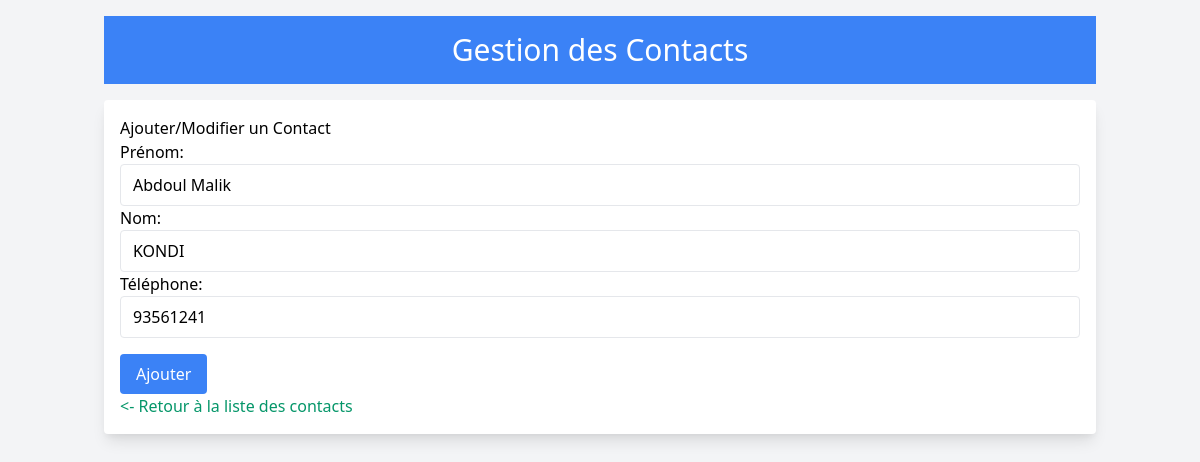
/contacts/1/update/, run on the app's committed database.
### contacts/models.py (models this page shows, shortened)
class Contact(models.Model):
    first_name = models.CharField(max_length=50)
    last_name = models.CharField(max_length=50)
    phone = models.CharField(max_length=15, unique=True)
    qr_code_image = models.ImageField(upload_to="qr_code",null=True)

### contacts/views.py (the view)
# urls.py: path('<int:pk>/update/', views.contact_update, name='contact_update'),
def contact_update(request, pk):
    contact = Contact.objects.get(pk=pk)
    if request.method == 'POST':
        form = ContactForm(request.POST, instance=contact)
        if form.is_valid():
            form.save()
            return redirect('contact_list')
    else:
        form = ContactForm(instance=contact)
    return render(request, 'contacts/contact_form.html', {'form': form})

### contacts/forms.py
class ContactForm(forms.ModelForm):
    class Meta:
        model = Contact
        fields = ['first_name', 'last_name', 'phone']
        labels = {
            'first_name': 'Prénom',
            'last_name': 'Nom',
            'phone': 'Téléphone',
        }
        widgets = {
            'first_name': forms.TextInput(attrs={'class': 'w-full px-3 py-2 border rounded'}),
            'last_name': forms.TextInput(attrs={'class': 'w-full px-3 py-2 border rounded'}),
            'phone': forms.TextInput(attrs={'class': 'w-full px-3 py-2 border rounded'}),
        }

### contacts/templates/contacts/contact_form.html (shortened to what this page needs)
{% extends "base.html" %}
{% block content %}
  <h1>Ajouter/Modifier un Contact</h1>
  <form method="post">
    {{ form.as_p }}
    <button type="submit" class="mt-4 bg-blue-500 text-white px-4 py-2 rounded">Ajouter</button>
  </form>
  <a href="{% url 'contact_list' %}" class="text-green-600"> <- Retour à la liste des contacts</a>
{% endblock %}

### data on the page
Contact: first_name "Abdoul Malik", last_name "KONDI", phone "93561241"
